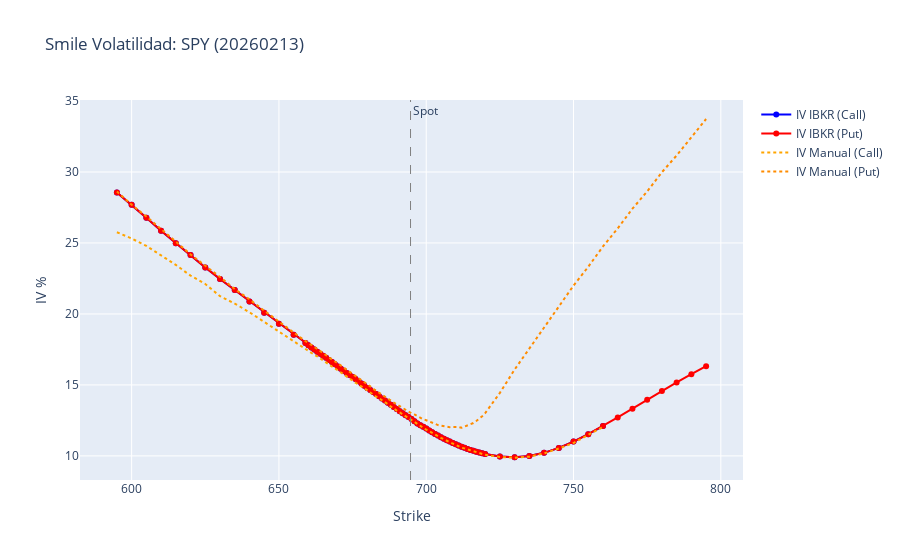
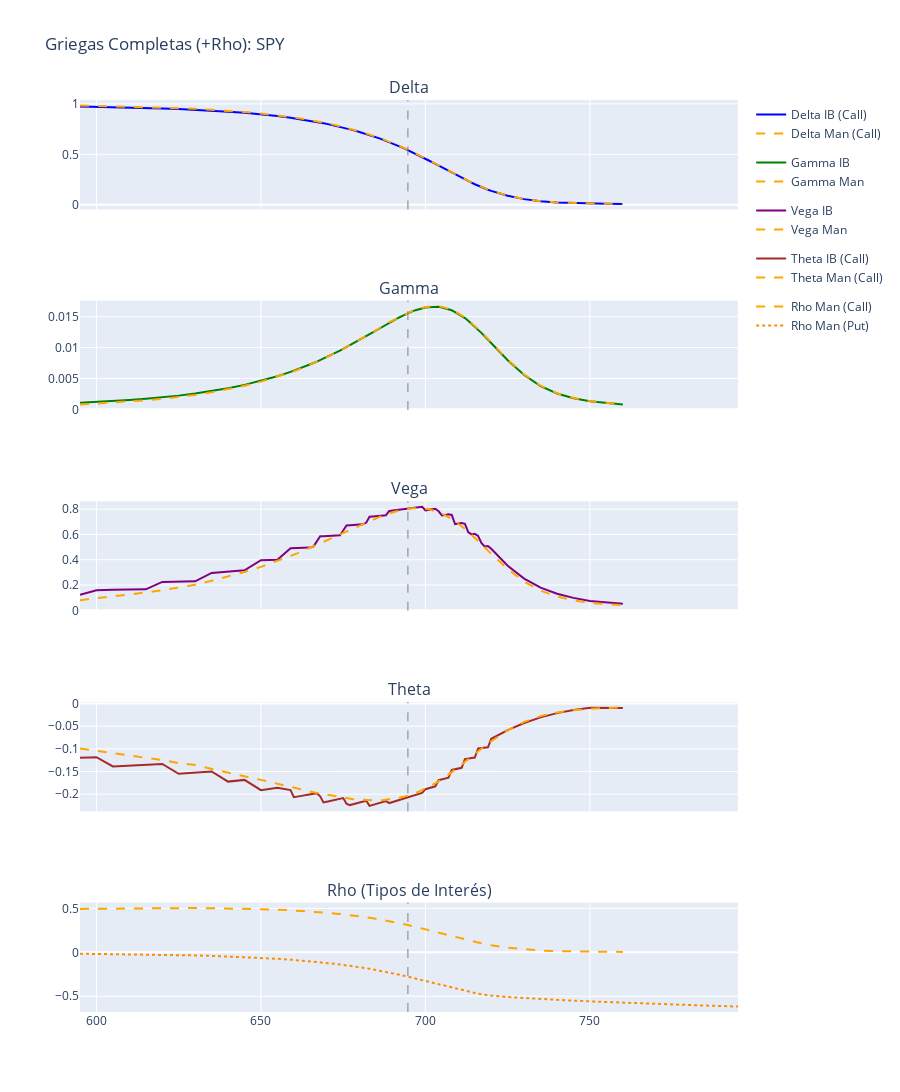
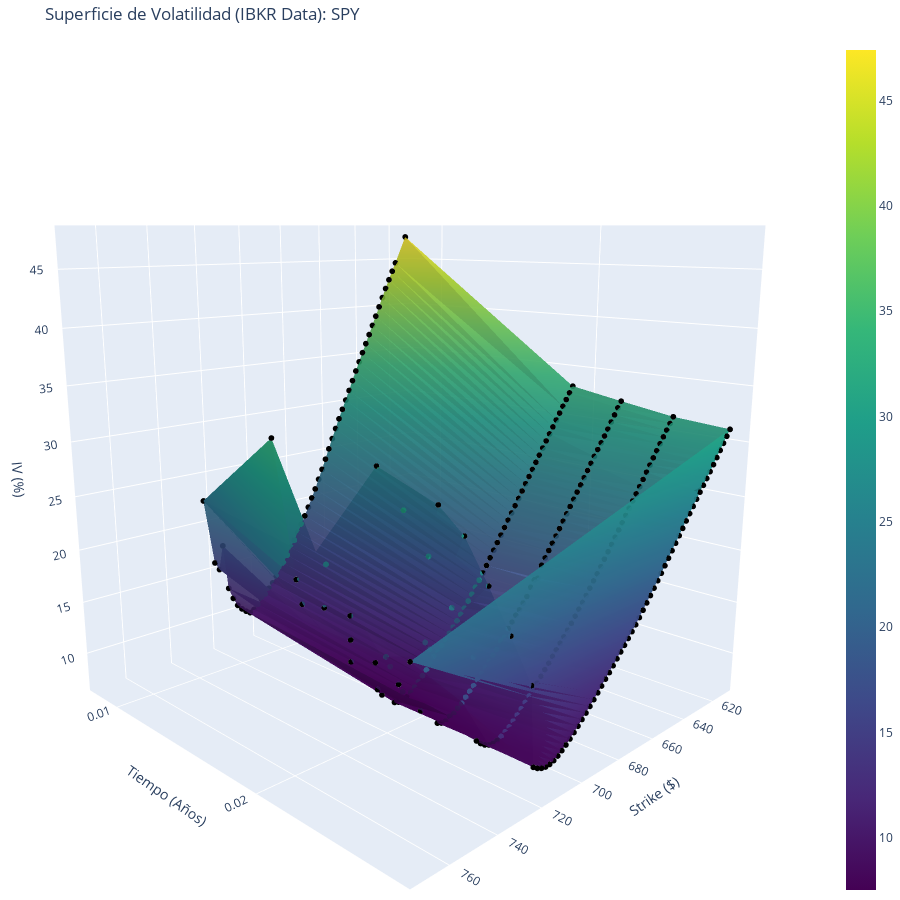
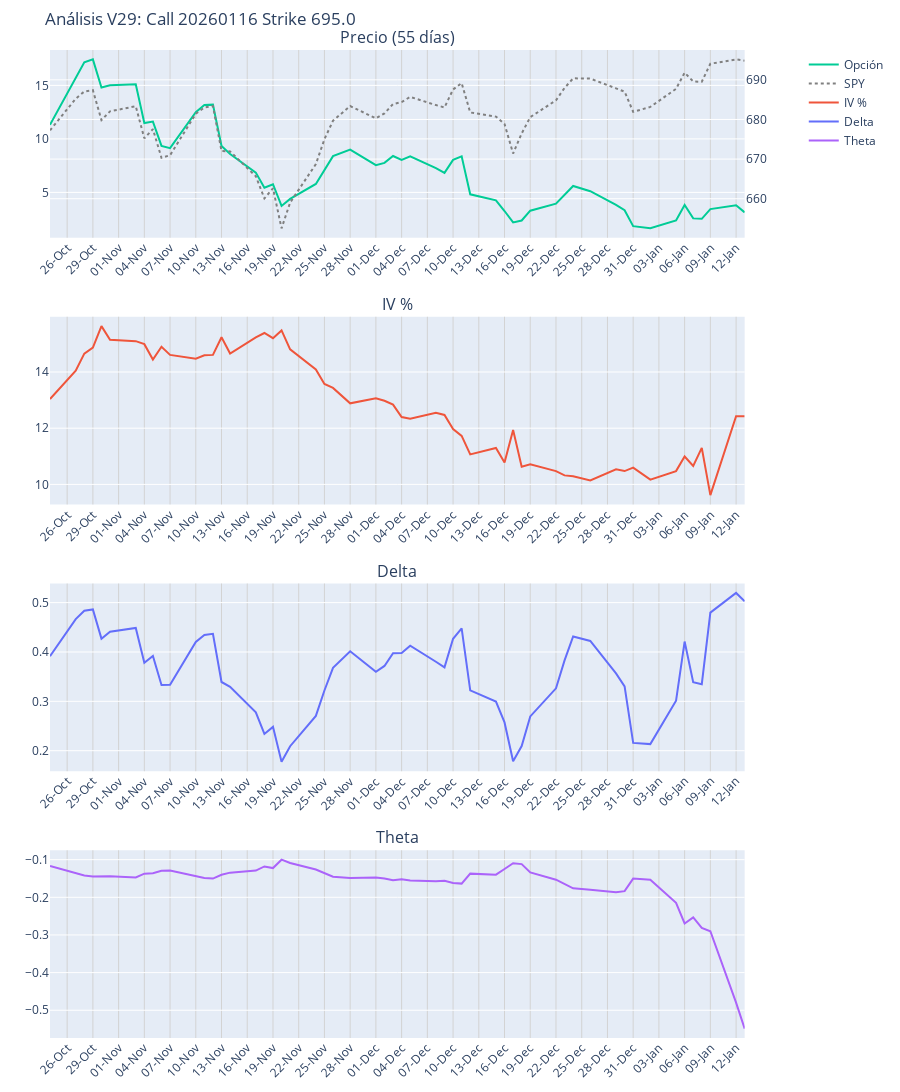

The notebook cell these images were saved under, in order:
### Code cell
# Imports Necesarios para las Extensiones

import numpy as np
import pandas as pd
import matplotlib.pyplot as plt
from scipy.stats import norm
from datetime import datetime, timedelta
import warnings
warnings.filterwarnings('ignore')

# Configuración de visualización
try:
    plt.style.use('seaborn-v0_8-darkgrid')
except:
    try:
        plt.style.use('seaborn-darkgrid')
    except:
        plt.style.use('default')
        
plt.rcParams['figure.figsize'] = (12, 6)
plt.rcParams['font.size'] = 10
plt.rcParams['savefig.dpi'] = 300
plt.rcParams['savefig.bbox'] = 'tight'

# Crear directorios si no existen
import os
os.makedirs('images/greeks_evolution', exist_ok=True)
os.makedirs('images/pnl_analysis', exist_ok=True)

print("[OK] Imports y configuración completados\n")

# Intentar cargar el notebook original si está disponible
notebook_original_cargado = False
try:
    from IPython import get_ipython
    ipython = get_ipython()
    
    if ipython is not None:
        # Verificar si existe el archivo
        notebook_path = 'EJERCICIO_MIAX_2025.ipynb'
        if os.path.exists(notebook_path):
            print("[INFO] Intentando cargar funciones del notebook original...")
            try:
                # Intentar usar %run si estamos en IPython/Jupyter
                ipython.run_line_magic('run', notebook_path)
                notebook_original_cargado = True
                print(f"[OK] Notebook original cargado exitosamente: {notebook_path}\n")
            except Exception as e:
                print(f"[AVISO] No se pudo cargar automáticamente con %run: {e}")
                print("  Las funciones compatibles se cargarán automáticamente.\n")
except Exception as e:
    pass

# Verificación de dependencias del código original
print("[INFO] Verificando que las funciones del código original están disponibles...\n")

# Lista de funciones críticas que deben existir
funciones_requeridas = [
    'bs_price',
    'bs_greeks_manual', 
    'implied_vol_bisect',
    'get_risk_free_rate_yahoo'
]

# También verificar variables opcionales que pueden venir del notebook original
variables_opcionales = ['S', 'K', 'T', 'r', 'q', 'sigma', 'ib', 'df_chain', 'expiry']

funciones_disponibles = []
funciones_faltantes = []

for func in funciones_requeridas:
    try:
        if func in globals() or func in dir():
            funciones_disponibles.append(func)
            print(f"  [OK] {func}: Disponible")
        else:
            funciones_faltantes.append(func)
            print(f"  [FALTA] {func}: FALTANTE")
    except:
        funciones_faltantes.append(func)
        print(f"  [FALTA] {func}: FALTANTE")

# Verificar variables opcionales
variables_disponibles = []
for var in variables_opcionales:
    try:
        if var in globals() or var in dir():
            variables_disponibles.append(var)
    except:
        pass

if variables_disponibles:
    print(f"\n  [INFO] Variables del notebook original disponibles: {', '.join(variables_disponibles)}")

print()  # Línea en blanco

if funciones_faltantes:
    print("[ADVERTENCIA] Algunas funciones no están disponibles.")
    print(f"   Funciones faltantes: {', '.join(funciones_faltantes)}")
    print("\n   SOLUCIONES:")
    print("   1. Ejecuta primero todas las celdas del notebook EJERCICIO_MIAX_2025.ipynb")
    print("   2. O ejecuta este notebook en el mismo kernel donde ejecutaste el notebook original")
    print("   3. O las funciones compatibles se cargarán automáticamente en las siguientes celdas")
else:
    print("[OK] Todas las funciones del código original están disponibles.")
    print("   Puedes continuar con las extensiones.")
    
if notebook_original_cargado:
    print("\n   [INFO] Las funciones fueron cargadas desde el notebook original.")
    
print()
